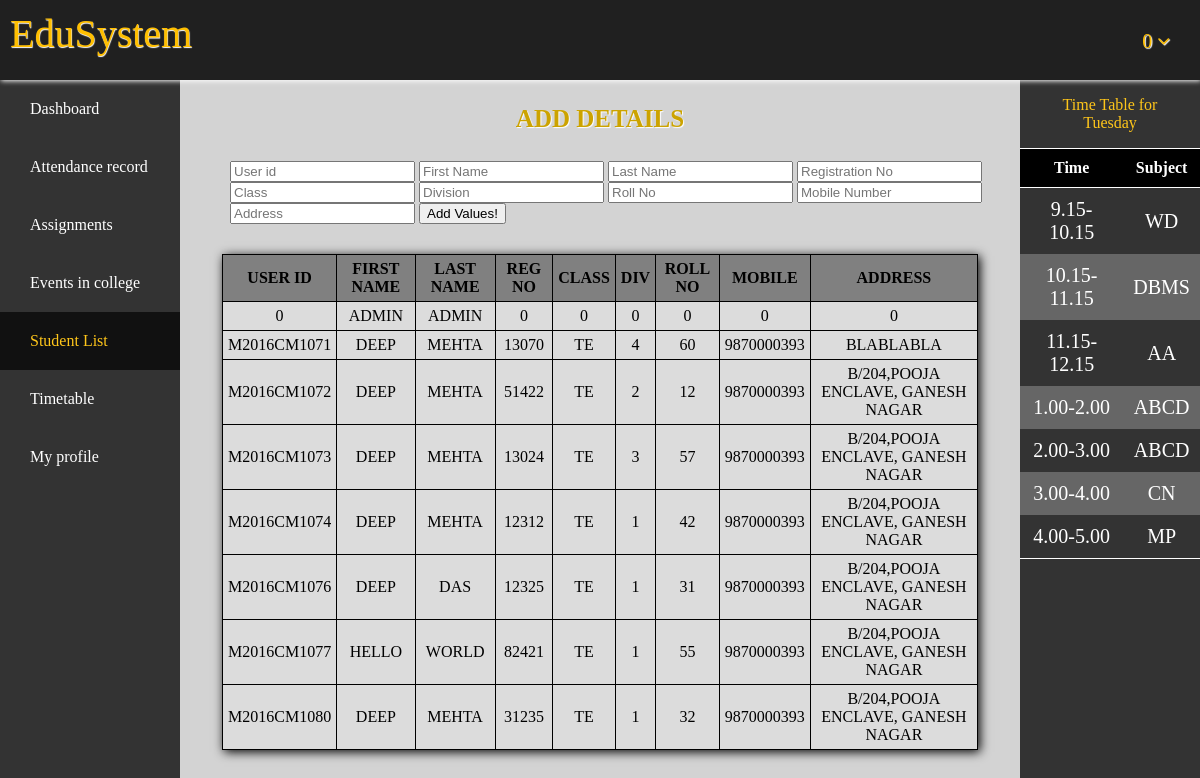
/home.php?page=list.php (signed in), run on an earlier commit of the app's database.
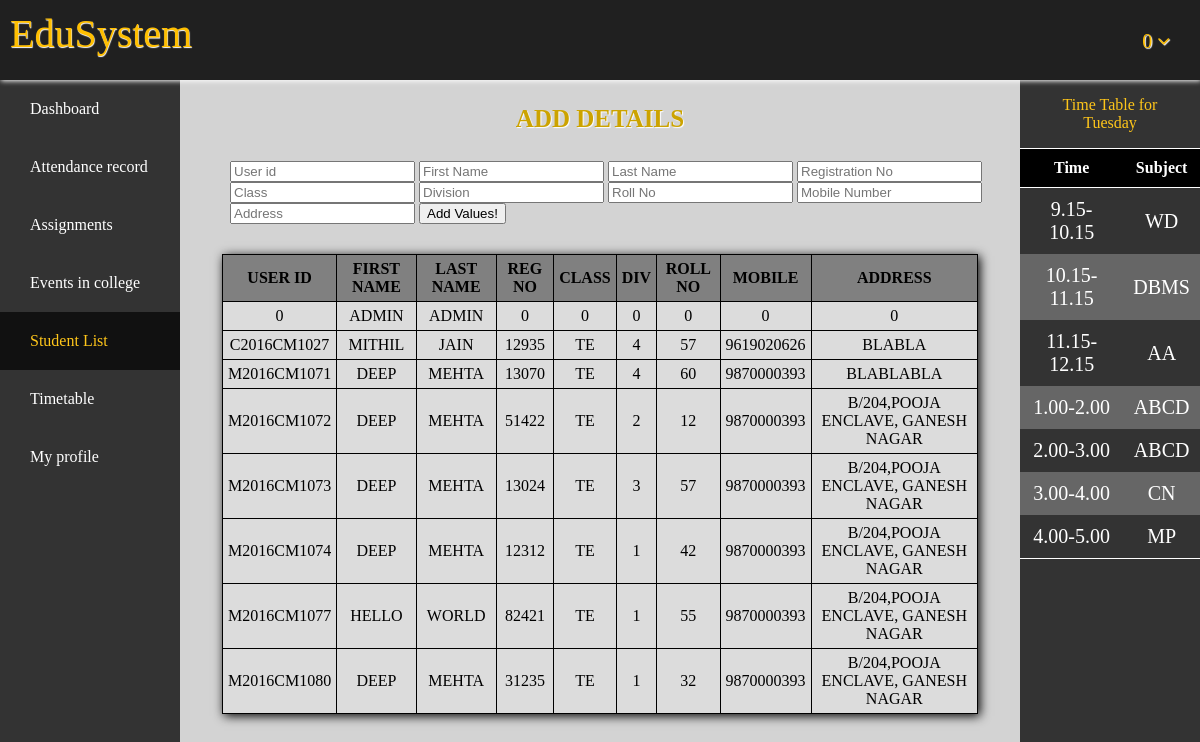
And on a later commit of the database.
### tables this page shows
CREATE TABLE `profile` (
  `UserId` varchar(15) NOT NULL,
  `Fname` text NOT NULL,
  `Lname` text NOT NULL,
  `RegNo` int(5) NOT NULL,
  `Class` varchar(2) NOT NULL,
  `Division` int(1) NOT NULL,
  `RollNo` int(2) NOT NULL,
  `MobNo` bigint(10) NOT NULL,
  `Addr` varchar(50) NOT NULL,
  `Pass` varchar(32) NOT NULL DEFAULT 'sakec',
  `S1` int(2) NOT NULL DEFAULT '0',
  `S1t` int(2) NOT NULL DEFAULT '0',
  `S2` int(2) NOT NULL DEFAULT '0',
  `S2t` int(2) NOT NULL DEFAULT '0',
  `S3` int(2) NOT NULL DEFAULT '0',
  `S3t` int(2) NOT NULL DEFAULT '0',
  `S4` int(2) NOT NULL DEFAULT '0',
  `S4t` int(2) NOT NULL DEFAULT '0',
  `S5` int(2) DEFAULT '0',
  `S5t` int(2) NOT NULL DEFAULT '0',
  `Attended` int(2) AS (S1+S2+S3+S4+S5) VIRTUAL,
  `Total` int(2) AS (S1t+S2t+S3t+S4t+S5t) VIRTUAL,
  `Percent` decimal(4,2) AS ((S1+S2+S3+S4+S5)*100/(S1t+S2t+S3t+S4t+S5t)) VIRTUAL
);

### add_details.php (the view, shortened to what this page needs)
<!DOCTYPE html>
<html lang="en">
<head>
	<link rel="stylesheet" href="Addons/attendance.css">
</head>
<body>
	<p class="patten">Add Details</p>
	<div class="form">
        <div class="formsticky">
		<form action="" method="POST">
			<br>
			<input type="text" name="UserId" placeholder="User id">
			<input type="text" name="Fname" placeholder="First Name">
			<input type="text" name="Lname" placeholder="Last Name">
			<input type="number" name="RegNo" placeholder="Registration No">
			<input type="text" name="Class" placeholder="Class">
			<input type="number" name="Division" placeholder="Division">
			<input type="number" name="RollNo" placeholder="Roll No">
			<input type="number" name="MobNo" placeholder="Mobile Number">
			<input type="text" name="Addr" placeholder="Address">
			<input type="submit" name="confirm" id="confirm" value="Add Values!">
		</form>
        </div>
	</div>
	<div class="list">
		<?php
			$user = 'student';
			$pass = 'sakec';
			$db = 'students';
			$conn = new mysqli('localhost', $user, $pass, $db) or die("Unable to connect to server".$db);
			$get_all = "select * from profile order by UserId";
			$data = mysqli_query($conn, $get_all) or die("No records found.");
			echo "<div class=\"table\"><table><tr><th>User Id</th><th>First Name</th><th>Last Name</th><th>Reg No</th><th>Class</th><th>Div</th><th>Roll No</th><th>Mobile</th><th>Address</th>";
			while($row = mysqli_fetch_assoc($data)) {
				echo "<tr><td>".$row["UserId"]."</td><td>".$row["Fname"]."</td><td>".$row["Lname"]."</td><td>".$row["RegNo"]."</td><td>".$row["Class"]."</td><td>".$row["Division"]."</td><td>".$row["RollNo"]."</td><td>".$row["MobNo"]."</td><td>".$row["Addr"]."</td></tr>";
			}
			echo "</table></div>";
		?>
	</div>
</body>
</html>

What changed in the data, as far as the page shows it:
removed profile: UserId "M2016CM1076", Fname "DEEP", Lname "DAS", RegNo "12325", Class "TE", Division "1", RollNo "31", MobNo "9870000393", Addr "B/204,POOJA ENCLAVE, GANESH NAGAR"
added profile: UserId "C2016CM1027", Fname "MITHIL", Lname "JAIN", RegNo "12935", Class "TE", Division "4", RollNo "57", MobNo "9619020626", Addr "BLABLA"
